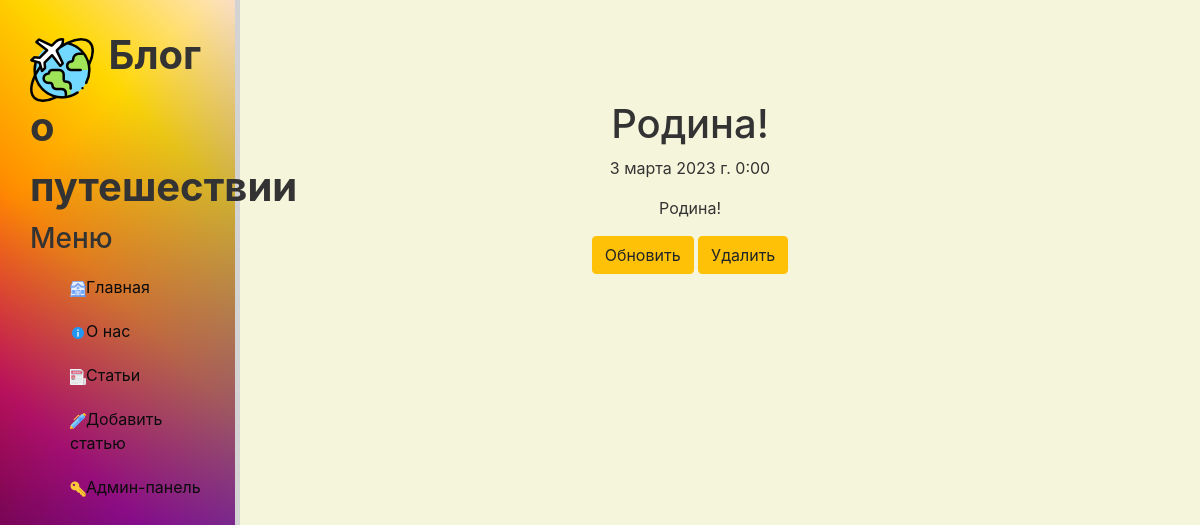
Screenshot of /news/7 with the database file from the repository.
### news/models.py (models this page shows, shortened)
class Artiles(models.Model):
    title = models.CharField('Название', max_length=50)
    anons = models.CharField('Анонс', max_length=250)
    full_text = models.TextField('Статья')
    date = models.DateTimeField('Дата публикации')
    class Meta:
        verbose_name = "Статья"
        verbose_name_plural = "Статьи"

### news/views.py (the view)
# urls.py: path('<int:pk>', views.PostDetailsView.as_view(), name='post_details_view'),
class PostDetailsView(DetailView):
    model = Artiles
    template_name = 'news/post_details.html'
    context_object_name = 'article'

### news/templates/news/post_details.html (shortened to what this page needs)
{% extends 'main/base.html' %}
{% block content %}
<div class="features">
    <h1>{{ article.title }}</h1>
    <p>{{ article.date }}</p>
    <p>{{ article.full_text }}</p>
    <a href="{% url 'post_update_view' article.pk %}" class="btn btn-warning">Обновить</a>
    <a href="{% url 'post_delete_view' article.pk %}" class="btn btn-warning">Удалить</a>
</div>
{% endblock %}

### main/static/main/css/main.css (style rules this page uses)
body { background-color: #f5f5dc; }

### rows the page displays
Artiles: title "Родина!", date "3 марта 2023 г. 0:00", full_text "Родина!"
